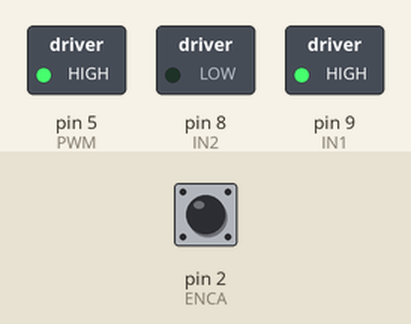
Recording of a sketch running on a simulated Arduino Uno, built with avr-gcc and run on an emulated ATmega328P. Parts: switched loads named in the sketch (green lamp = pin HIGH). The inputs (shaded band) are chosen by the test bench; at power-on: pin 2 (ENCA) HIGH. What the sketch prints to the serial monitor is not drawn.

Above: at 0.1 s.
At 34.6 s:
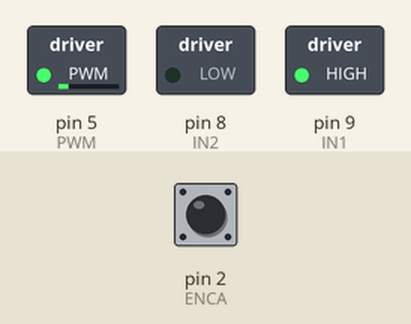
At 53.5 s:
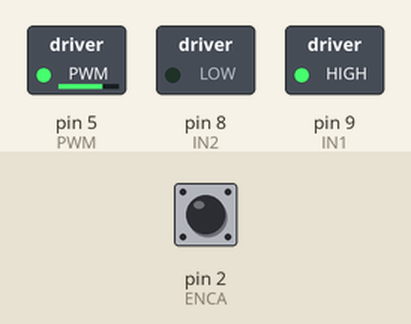
At 110.0 s:
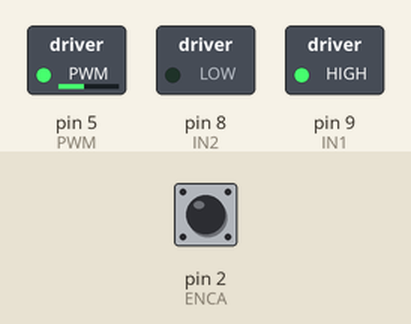
Timing chart, 0 to 111.5 s (numbered marks = the images above):
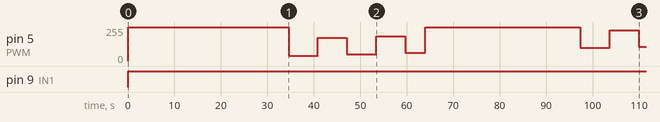

Measured:
- by itself, pin 5 (PWM): 0/255 → 255/255 at 0.00 s, → 41/255 34.6 s later, → 175/255 6.3 s later, → 52/255 6.3 s later, … (10 changes in this stretch)
- by itself, pin 9 (IN1): LOW → HIGH at 0.00 s

The sketch:

PID.ino
```cpp
#include <util/atomic.h>


// Pins
#define ENCA 2
#define ENCB 3
#define PWM 5
#define IN1 9
#define IN2 8

float lastError = 0;
// globals
long prevT = 0;
int posPrev = 0;
// Use the "volatile" directive for variables
// used in an interrupt
volatile int pos_i = 0;
volatile float velocity_i = 0;
volatile long prevT_i = 0;

float v1Filt = 0;
float v1Prev = 0;
float v2Filt = 0;
float v2Prev = 0;

float eintegral = 0;
void setup() {
  // put your setup code here, to run once:

   Serial.begin(38400);

  pinMode(ENCA,INPUT);
  pinMode(ENCB,INPUT);
  pinMode(PWM,OUTPUT);
  pinMode(IN1,OUTPUT);
  pinMode(IN2,OUTPUT);
    attachInterrupt(digitalPinToInterrupt(ENCA),
                  readEncoder,RISING);

}

void loop() {
  // put your main code here, to run repeatedly:


  int pos =0;
  float velocity2=0;

 ATOMIC_BLOCK(ATOMIC_RESTORESTATE){
    pos = pos_i;
    velocity2 = velocity_i;
  }

  // Compute velocity with method 1
  long currT = micros();
  float deltaT = ((float) (currT-prevT))/1.0e6;
  float velocity1 = (pos - posPrev)/deltaT;
  posPrev = pos;
  prevT = currT;


    // Convert count/s to RPM
  float v1 = velocity1/374.0*60.0;
  float v2 = velocity2/374.0*60.0;


   // Low-pass filter (25 Hz cutoff)
  v1Filt = 0.854*v1Filt + 0.0728*v1 + 0.0728*v1Prev;
  v1Prev = v1;
  v2Filt = 0.854*v2Filt + 0.0728*v2 + 0.0728*v2Prev;
  v2Prev = v2;


// Set a target
  float vt = 100*(sin(currT/1e6)>0);


  // Compute the control signal u


float kp = 7;
float ki = 20;
float kd = 0.2;


  float e = vt-v2Filt;
  eintegral = eintegral + e*deltaT;
  float derivative = (e - lastError) / deltaT;
  float u = kp*e + ki*eintegral+ kd * derivative;;


// Set the motor speed and direction
  int dir = 1;
  if (u<0){
    dir = -1;
  }
  int pwr = (int) fabs(u);
  if(pwr > 255){
    pwr = 255;
  }


  if (v2Filt<10)
  {
    v2Filt=0;
  }

setMotor(dir, pwr, PWM, IN1, IN2);
  Serial.print(vt);
  Serial.print(" ");
 Serial.print(v2Prev);
  Serial.println();

  delay(1);

  lastError = e;

}


void readEncoder(){
  // Read encoder B when ENCA rises
  int b = digitalRead(ENCB);
  int increment = 0;
  if(b>0){
    // If B is high, increment forward
    increment = 1;
  }
  else{
    // Otherwise, increment backward
    increment = -1;
  }
  pos_i = pos_i + increment;
 // Compute velocity with method 2
  long currT = micros();
  float deltaT = ((float) (currT - prevT_i))/1.0e6;
  velocity_i = increment/deltaT;
  prevT_i = currT;

}


void setMotor(int dir, int pwmVal, int pwm, int in1, int in2){
  analogWrite(pwm,pwmVal); // Motor speed
  if(dir == 1){
    // Turn one way
    digitalWrite(in1,HIGH);
    digitalWrite(in2,LOW);
  }
  else if(dir == -1){
    // Turn the other way
    digitalWrite(in1,LOW);
    digitalWrite(in2,HIGH);
  }
  else{
    // Or dont turn
    digitalWrite(in1,LOW);
    digitalWrite(in2,LOW);
  }
}
```
